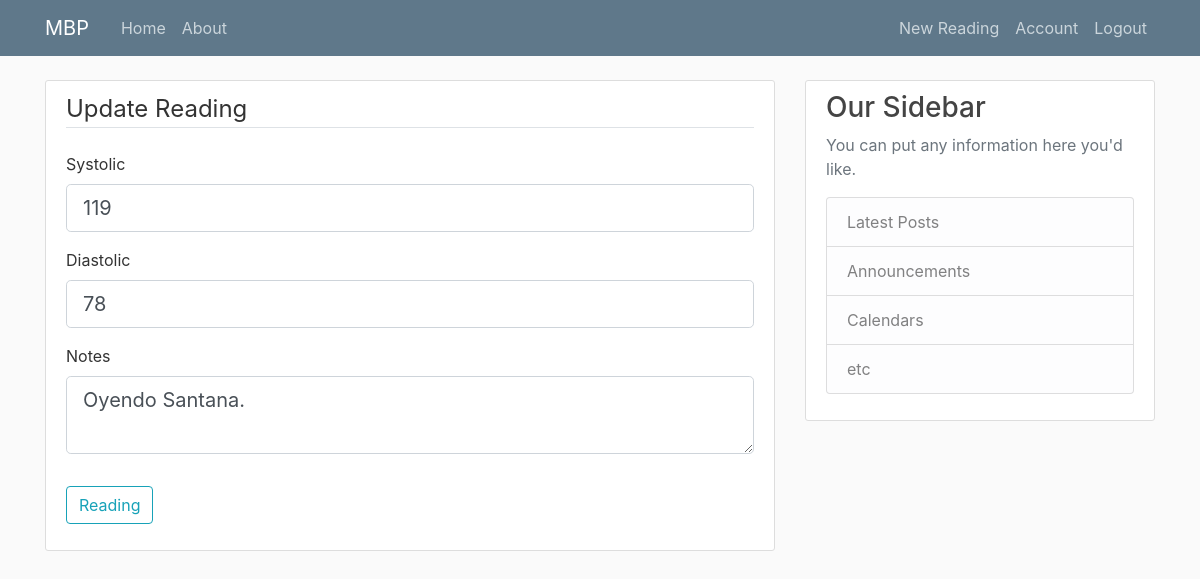
Before: /reading/15/update (signed in) with the older database file.
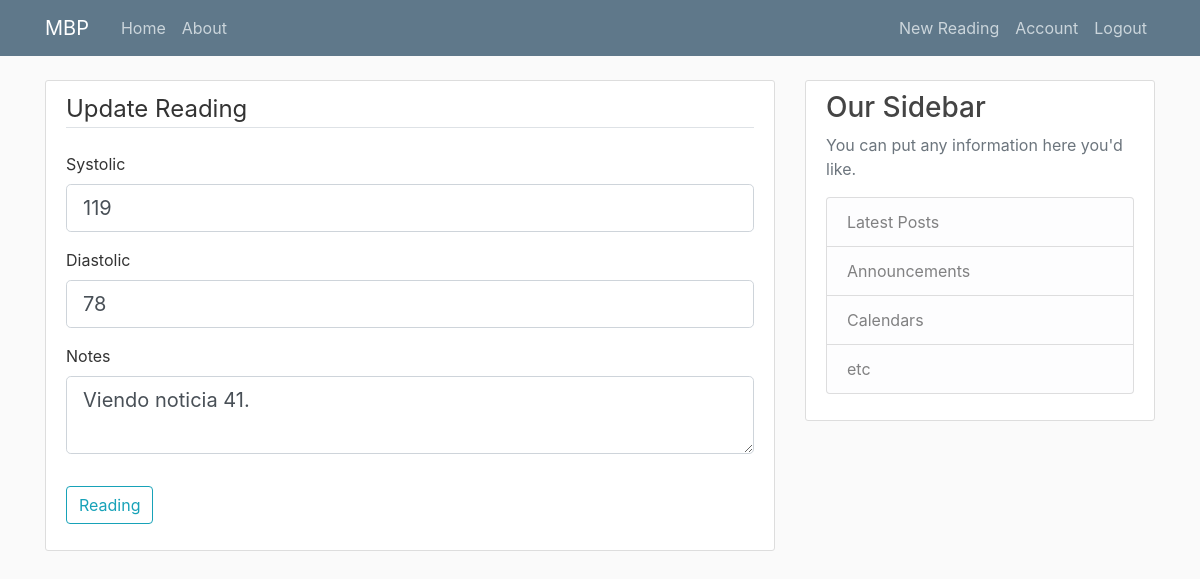
After: the same page with the newer database file.
### mbp/models.py (models this page shows, shortened)
class Reading(db.Model):
    id = db.Column(db.Integer, primary_key=True)
    sys = db.Column(db.String(3), nullable=False)
    dia = db.Column(db.String(3), nullable=False)
    notes = db.Column(db.Text, nullable=False)
    date_posted = db.Column(db.DateTime, nullable=False, default=datetime.utcnow)
    user_id = db.Column(db.Integer, db.ForeignKey('user.id'), nullable=False)

### mbp/readings/routes.py (the view)
@readings.route('/reading/<int:reading_id>/update', methods=['GET', 'POST'])
@login_required
def update_reading(reading_id):
    reading = Reading.query.get_or_404(reading_id)
    if reading.user != current_user:
        abort(403)
    form = NewReadingForm()
    if form.validate_on_submit():
        reading.sys = form.systolic.data
        reading.dia = form.diastolic.data
        reading.notes = form.notes.data
        db.session.commit()
        flash('Your readings have been updated!', 'success')
        return redirect(url_for('readings.reading', reading_id=reading.id))
    elif request.method == 'GET':
        form.systolic.data = reading.sys
        form.diastolic.data = reading.dia
        form.notes.data = reading.notes
    return render_template('new_reading.html', title='Update Reading',
                            form=form, legend='Update Reading') #using the same template for new reading. Using legend to display different titles.

### mbp/readings/forms.py
class NewReadingForm(FlaskForm):
    systolic = IntegerField('Systolic', validators=[InputRequired(), NumberRange(min=50, max=160, message="This value must be between 50 to 160.")])
    diastolic = IntegerField('Diastolic', validators=[InputRequired(), NumberRange(min=50, max=160, message="This value must be between 50 to 160")])
    notes = TextAreaField('Notes', validators=[InputRequired(), Length(max=200)])
    submit = SubmitField('Reading')
    submit = SubmitField('Reading')

### mbp/models.py (called while the page is built)
@login_manager.user_loader
def load_user(user_id):
    return User.query.get(int(user_id))

### mbp/templates/new_reading.html (shortened to what this page needs)
{% extends "base.html" %}
{% block content %}
<div class="content-section">
	<form method="POST" action="">
		<fieldset class="form-group">
			<legend class="border-bottom mb-4">{{ legend }}</legend>
			<div class="form-group">
					{{ form.systolic.label(class="form-control-label") }}
					{% if form.systolic.errors %}
							{{ form.systolic(class="form-control form-control-lg is-invalid") }}
							<div class="invalid-feedback">
									{% for error in form.systolic.errors %}
											<span>{{ error }}</span>
									{% endfor %}
							</div>
					{% else %}
							{{ form.systolic(class="form-control form-control-lg") }}
					{% endif %}
			</div>
			<div class="form-group">
					{{ form.diastolic.label(class="form-control-label") }}
					{% if form.diastolic.errors %}
							{{ form.diastolic(class="form-control form-control-lg is-invalid") }}
							<div class="invalid-feedback">
									{% for error in form.diastolic.errors %}
											<span>{{ error }}</span>
									{% endfor %}
							</div>
					{% else %}
							{{ form.diastolic(class="form-control form-control-lg") }}
					{% endif %}
			</div>
      <div class="form-group">
          {{ form.notes.label(class="form-control-label") }}
          {% if form.notes.errors %}
              {{ form.notes(class="form-control form-control-lg is-invalid") }}
              <div class="invalid-feedback">
                  {% for error in form.notes.errors %}
                      <span>{{ error }}</span>
                  {% endfor %}
              </div>
          {% else %}
              {{ form.notes(class="form-control form-control-lg") }}
          {% endif %}
      </div>
		</fieldset>
		<div class="form-group">
				{{ form.submit(class="btn btn-outline-info") }}
		</div>
	</form>
</div>
{% endblock content %}

Changed rows visible on the page:
changed Reading: notes "Oyendo Santana." → "Viendo noticia 41."
